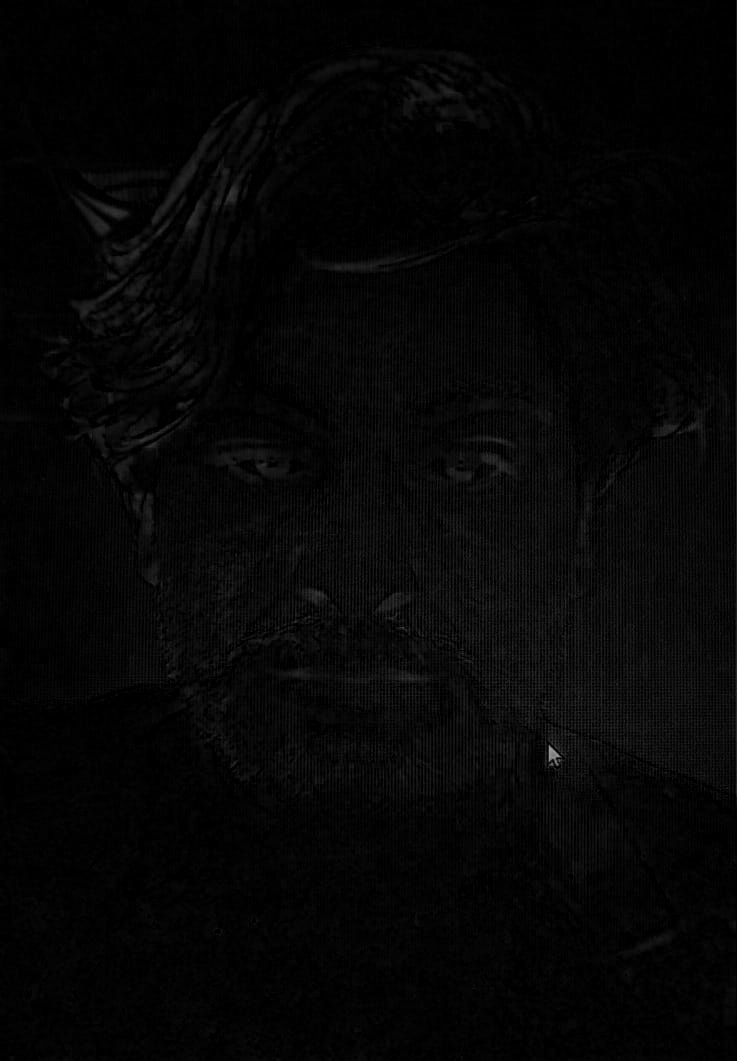
#> input picture Morphological-Image-Enhancement/black-tophat-Fake11.jpg, 737 x 1061 px
$ python laplacian_unsharpen.py Morphological-Image-Enhancement/black-tophat-Fake11.jpg   (older library calls are emulated)
#> lines starting #> are read from the running program, lines starting #| are printed output that depends on the picture
import cv2
import numpy as np
import os
import sys
import matplotlib.pyplot as plt

def get_fft_spectrum(gray_img):
    """Calculates the magnitude spectrum in the frequency domain."""
    f = np.fft.fft2(gray_img)
    fshift = np.fft.fftshift(f)
    # Use log scale to make the spectrum visible
    magnitude_spectrum = 20 * np.log(np.abs(fshift) + 1)
    return magnitude_spectrum

def process_image(input_path):
    if not os.path.exists(input_path):
        print(f"Error: File '{input_path}' not found.")
        return

    # 1. Load Original Image
    img = cv2.imread(input_path)
#> img is the input picture: shape (1061, 737, 3); min 0, max 161, mean 5.7
    if img is None: return
    original_gray = cv2.cvtColor(img, cv2.COLOR_BGR2GRAY)

    # 2. Original Frequency Domain
    original_fft = get_fft_spectrum(original_gray)
#> in get_fft_spectrum, `magnitude_spectrum = 20 * np.log(np.abs(fshift) + 1)`:
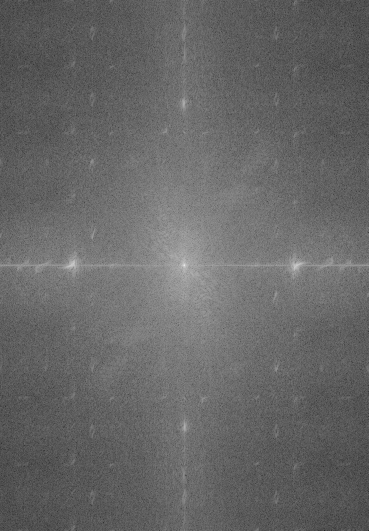
#> magnitude_spectrum: shape (1061, 737) float64 (shown at 1/2 size); min 23.91, max 306.1, mean 138.1; drawn with min black and max white

    # 3. Laplacian Image (Method from Chapter 3)
    laplacian_raw = cv2.Laplacian(original_gray, cv2.CV_64F)
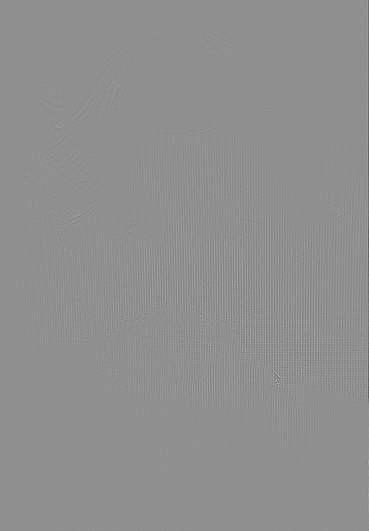
#> laplacian_raw: shape (1061, 737) float64 (shown at 1/2 size); min -207, max 160, mean 0; drawn with min black and max white
    laplacian_8bit = cv2.convertScaleAbs(laplacian_raw)

    # 4. Laplacian Frequency Domain
    laplacian_fft = get_fft_spectrum(laplacian_8bit)
#> in get_fft_spectrum (call 2), `magnitude_spectrum = 20 * np.log(np.abs(fshift) + 1)`:
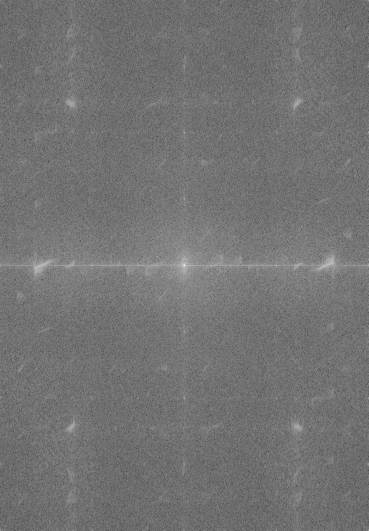
#> magnitude_spectrum: shape (1061, 737) float64 (shown at 1/2 size); min 34.91, max 307.5, mean 158.1; drawn with min black and max white

    # --- PLOTTING & SAVING ---
    fig, axes = plt.subplots(2, 2, figsize=(12, 10))

    # Row 1: Original
    axes[0, 0].imshow(original_gray, cmap='gray')
    axes[0, 0].set_title('1. Original Image')
    axes[0, 1].imshow(original_fft, cmap='gray')
    axes[0, 1].set_title('2. Original Frequency Spectrum')

    # Row 2: Laplacian
    axes[1, 0].imshow(laplacian_8bit, cmap='gray')
    axes[1, 0].set_title('3. Laplacian Image')
    axes[1, 1].imshow(laplacian_fft, cmap='gray')
    axes[1, 1].set_title('4. Laplacian Frequency Spectrum')

    # Remove ticks for a cleaner look
    for ax in axes.flat:
        ax.axis('off')

    plt.tight_layout()

    # Save logic
    directory = os.path.dirname(input_path)
    filename = os.path.basename(input_path)
    output_path = os.path.join(directory, f"fake11-{filename}")

    plt.savefig(output_path)
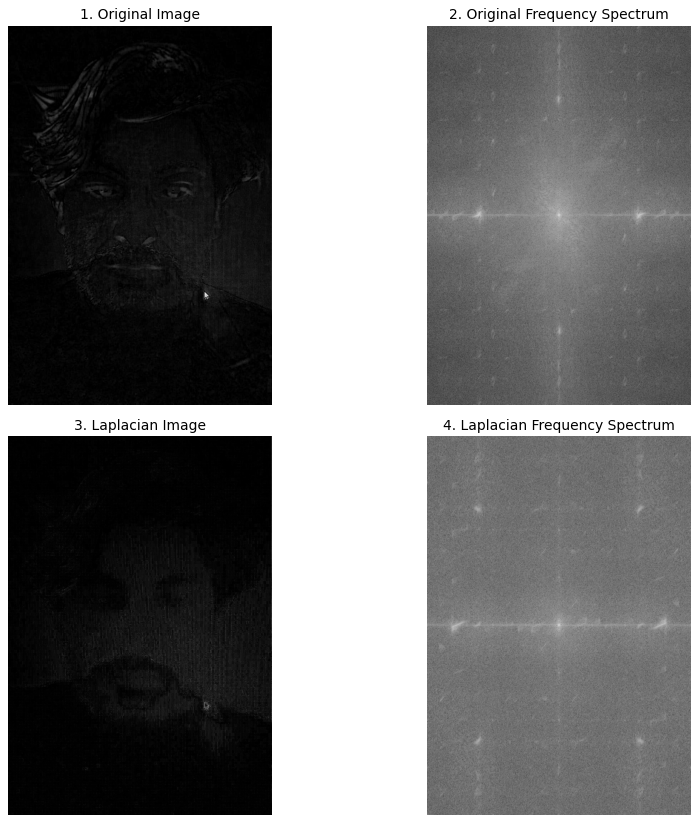
#> figure drawn by matplotlib, 4 panels
    print(f"Success! 4-panel analysis saved to: {output_path}")
    plt.close()

if __name__ == "__main__":
    if len(sys.argv) < 2:
        print("Usage: python test.py <image_name>")
    else:
        process_image(sys.argv[1])

$ run again, on Morphological-Image-Enhancement/black-tophat-Fake14.jpg
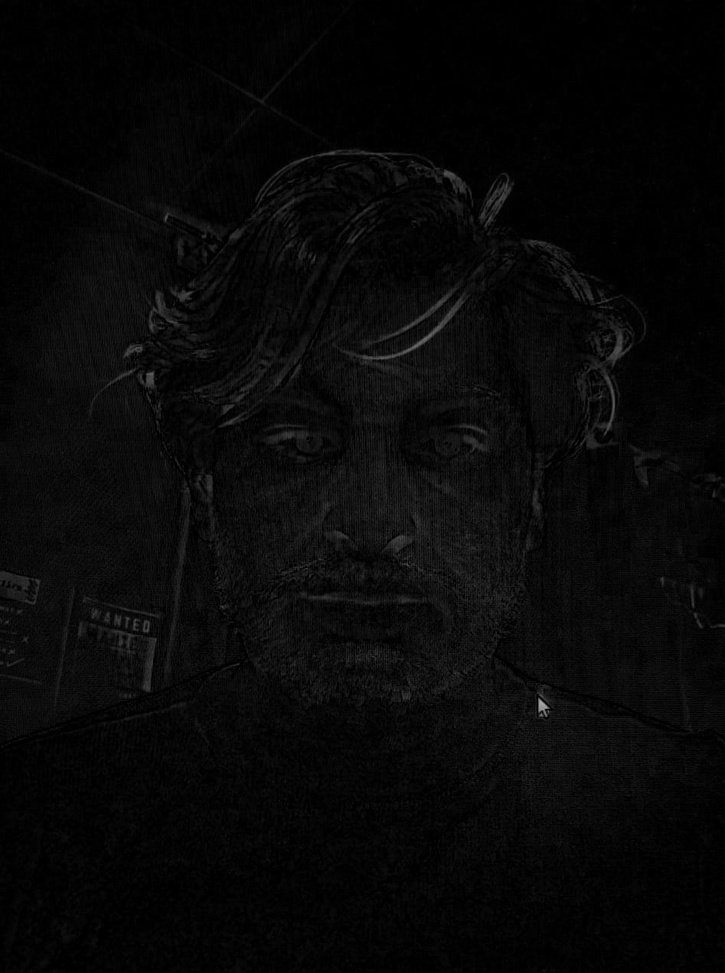
#> input picture Morphological-Image-Enhancement/black-tophat-Fake14.jpg, 725 x 973 px, shrunk from 947 x 1270 before the run
#> in process_image, img is the input picture: shape (973, 725, 3); min 0, max 170, mean 8
#> in get_fft_spectrum (call 2), `magnitude_spectrum = 20 * np.log(np.abs(fshift) + 1)`:
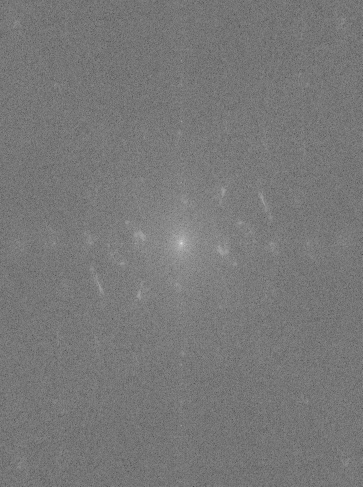
#> magnitude_spectrum: shape (973, 725) float64 (shown at 1/2 size); min 36.62, max 306.3, mean 163.9; drawn with min black and max white
#> in process_image, `plt.savefig(output_path)`:
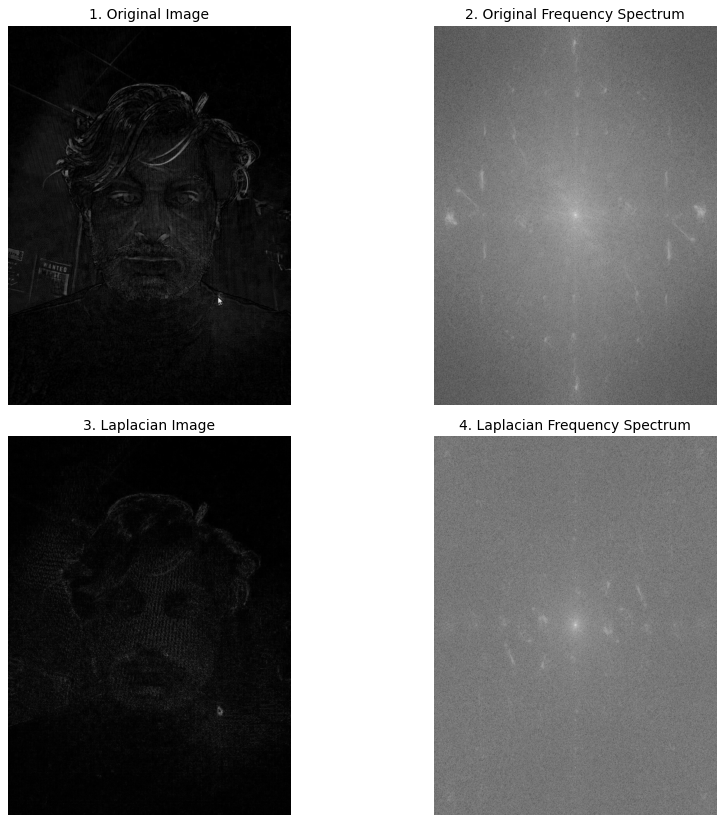
#> figure drawn by matplotlib, 4 panels

$ run again, on Morphological-Image-Enhancement/black-tophat-Fake16.jpg
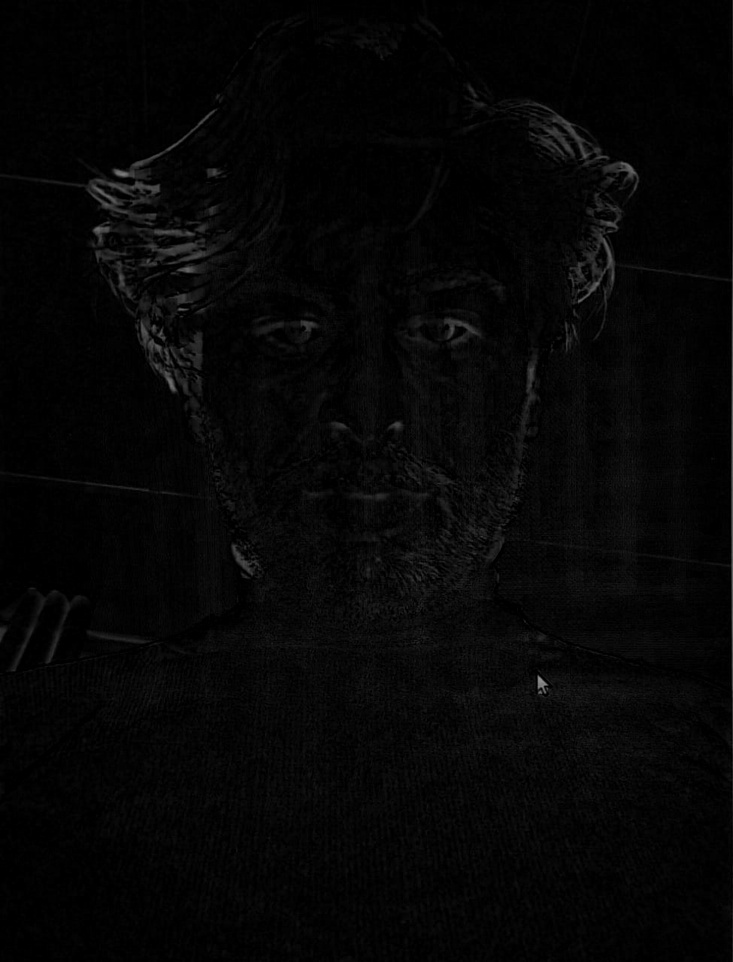
#> input picture Morphological-Image-Enhancement/black-tophat-Fake16.jpg, 733 x 962 px, shrunk from 975 x 1280 before the run
#> in process_image, img is the input picture: shape (962, 733, 3); min 0, max 150, mean 5.7
#> in get_fft_spectrum (call 2), `magnitude_spectrum = 20 * np.log(np.abs(fshift) + 1)`:
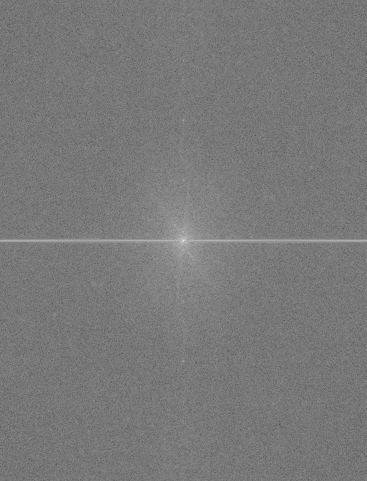
#> magnitude_spectrum: shape (962, 733) float64 (shown at 1/2 size); min 29.19, max 299.2, mean 157.7; drawn with min black and max white
#> in process_image, `plt.savefig(output_path)`:
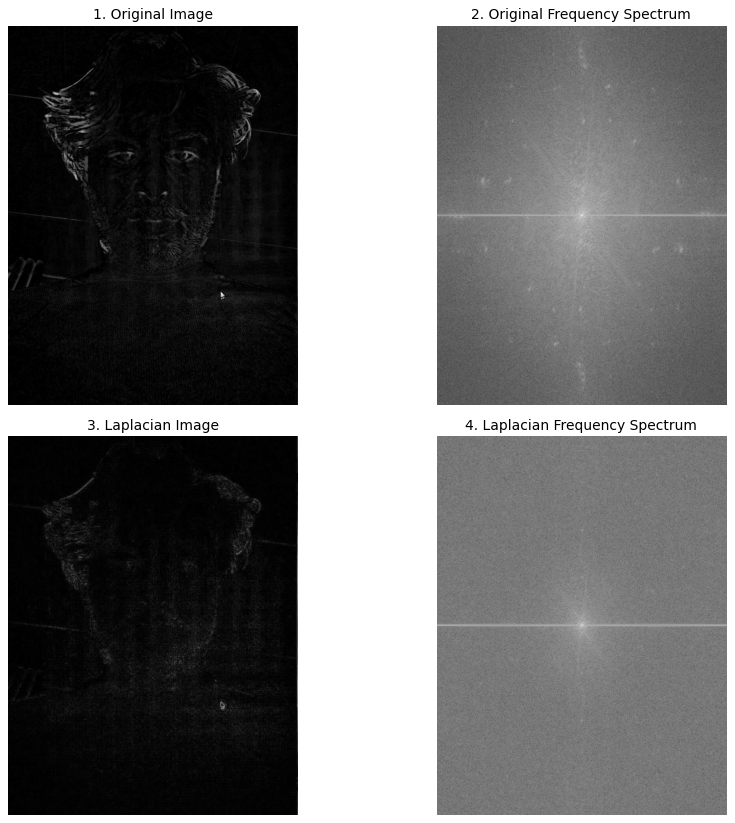
#> figure drawn by matplotlib, 4 panels
